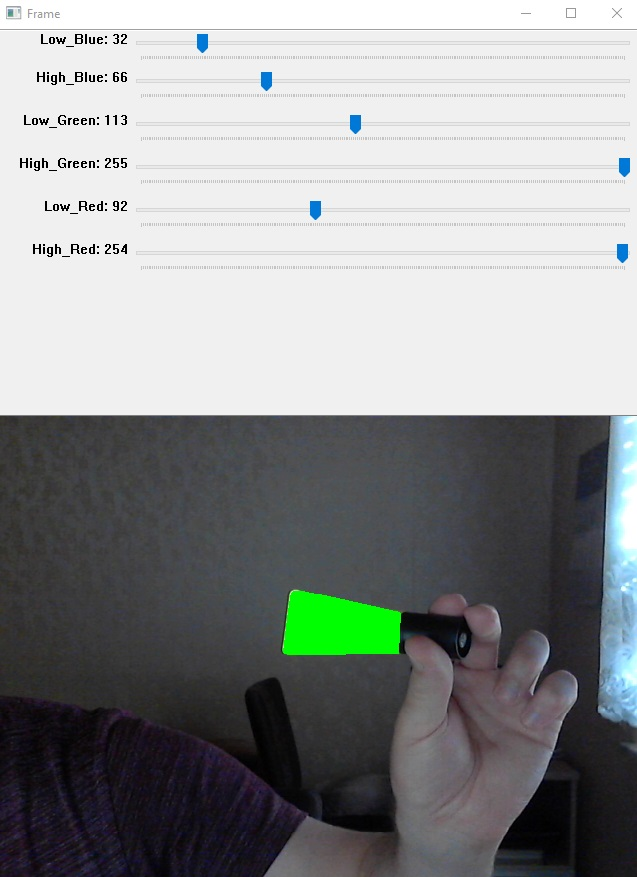
#> input picture Lichtschwert.jpg, 637 x 877 px, given in place of the camera
$ python Light_Saber.py
#> lines starting #> are read from the running program, lines starting #| are printed output that depends on the picture; after the words box and inside, x2 and y2 are one past the last pixel; in counts of white or black regions, pixels touching at a corner belong together
import cv2
import numpy as np

# Create a VideoCapture object and read from input file
# If the input is the camera, pass 0 instead of the video file name
# cap = cv2.VideoCapture('chaplin.mp4')
cap = cv2.VideoCapture(0)

def emptyFunction():
	"""needed for trackbar"""
	pass

# Check if camera opened successfully
if (cap.isOpened() == False):
    print("Error opening video stream or file")

windowName = 'Frame'
cv2.namedWindow(windowName, cv2.WINDOW_NORMAL)
cv2.createTrackbar('Low_Blue', windowName, 32, 255, emptyFunction)
cv2.createTrackbar('High_Blue', windowName, 66, 255, emptyFunction)
cv2.createTrackbar('Low_Green', windowName, 113, 255, emptyFunction)
cv2.createTrackbar('High_Green', windowName, 255, 255, emptyFunction)
cv2.createTrackbar('Low_Red', windowName, 92, 255, emptyFunction)
cv2.createTrackbar('High_Red', windowName, 254, 255, emptyFunction)


# Read until video is completed
while (cap.isOpened()):
    # Capture frame-by-frame
    ret, frame = cap.read()
#> frame is the input picture: shape (877, 637, 3); mean B, G, R 146.1, 146.4, 143.3
    if ret == True:

        # values of blue, green, red
        low_blue = cv2.getTrackbarPos('Low_Blue', windowName)
        high_blue = cv2.getTrackbarPos('High_Blue', windowName)
        low_green = cv2.getTrackbarPos('Low_Green', windowName)
        high_green = cv2.getTrackbarPos('High_Green', windowName)
        low_red = cv2.getTrackbarPos('Low_Red', windowName)
        high_red = cv2.getTrackbarPos('High_Red', windowName)

        hsv = cv2.cvtColor(frame, cv2.COLOR_BGR2HSV)
#> hsv: shape (877, 637, 3); mean H, S, V 54.3, 21.8, 149.6

        low_color = np.array([low_blue, low_red, low_green])
        up_color = np.array([high_blue, high_red, high_green])
        mask = cv2.inRange(hsv, low_color, up_color)
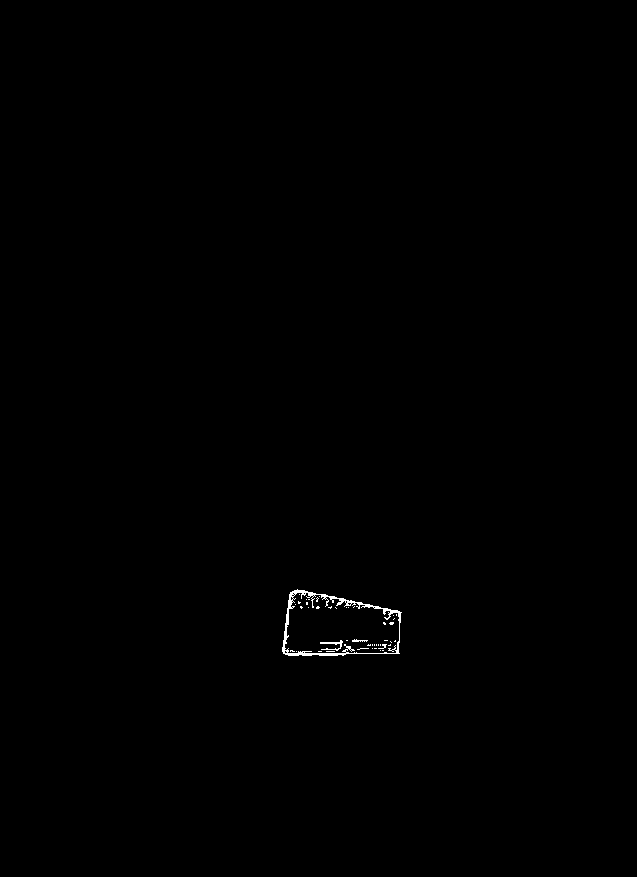
#> mask: shape (877, 637); 0.23% white in thin lines or dots, all inside (x1, y1, x2, y2) = (282, 589, 402, 656)


        # ret, thresh_image = cv2.threshold(hsv, 125, 255, cv2.THRESH_BINARY + cv2.THRESH_OTSU)

        contours, hierarchy = cv2.findContours(mask, cv2.RETR_LIST, cv2.CHAIN_APPROX_SIMPLE)
#> contours = 63 contours, 60 with area under 20; largest, box (x1, y1, x2, y2) and area: (282, 589, 402, 656) 6216, (284, 592, 400, 654) 5629, (320, 640, 343, 651) 38
        for cnt in contours:
            if cv2.contourArea(cnt) > 200:
                # rect = cv2.minAreaRect(cnt)
                # box = cv2.boxPoints(rect)
                # box = np.int0(box)
                hull = cv2.convexHull(cnt)
                # cv2.drawContours(frame, [box], 0, (0, 0, 255), 2)
                cv2.drawContours(frame, [hull], -1, (0,255,0), -1)
#> this loop made 63 passes
#> cnt on passes 1, 2, 3, 4, 6, 7, 8, 10, 11, 12, 14, 16: [[302, 652], [303, 651], [304, 652], [303, 653]], [[326, 651], [334, 651]], [[318, 651], [321, 651]], [[296, 651]], [[382, 650], [383, 650]], [[380, 650]], [[350, 650], [351, 649], [352, 650], [351, 651]], [[349, 649], [350, 648], [351, 649], [350, 650]], [[374, 648], [376, 648]], [[372, 648]], [[390, 644], [389, 645], [388, 645], [390, 645]], [[380, 644], [380, 645]]
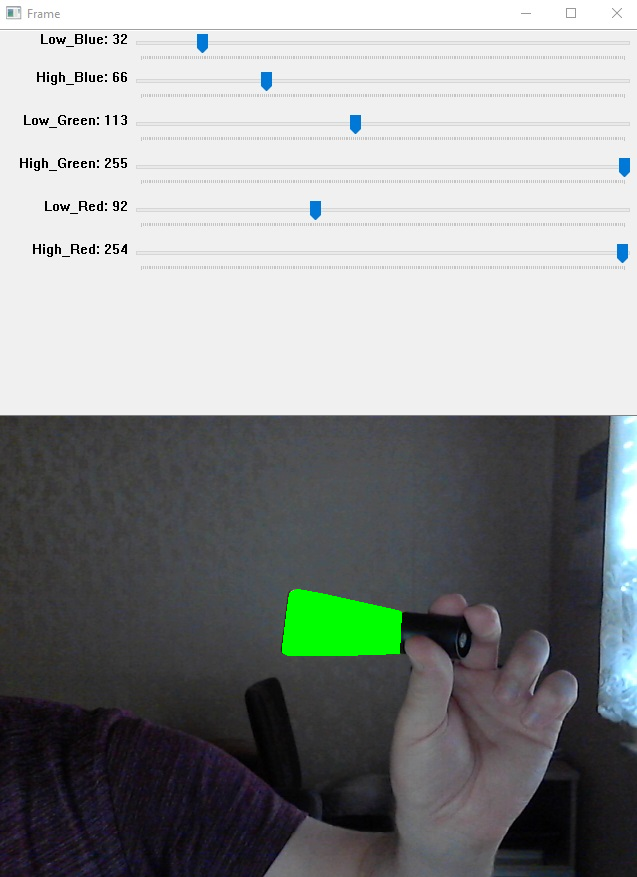
#> frame: shape (877, 637, 3); 1.09% of pixels changed, all inside (x1, y1, x2, y2) = (282, 589, 402, 656)

        # my implementation, does it wait 1000 milli-seconds?
        # cv2.imwrite("neues Bild", frame)
        # cv2.waitKey(1000)

        cv2.imshow('Thresh', mask)
        cv2.imshow('Frame', frame)

        # Press Q on keyboard to exit
        if cv2.waitKey(25) & 0xFF == ord('q'):
#> (key q is pressed here)
            break

        # Press "X" on window to exit
        if cv2.getWindowProperty('Frame',cv2.WND_PROP_VISIBLE) < 1:
            break

    # Break the loop
    else:
        break

# When everything done, release the video capture object
cap.release()
# Closes all the frames
cv2.destroyAllWindows()
